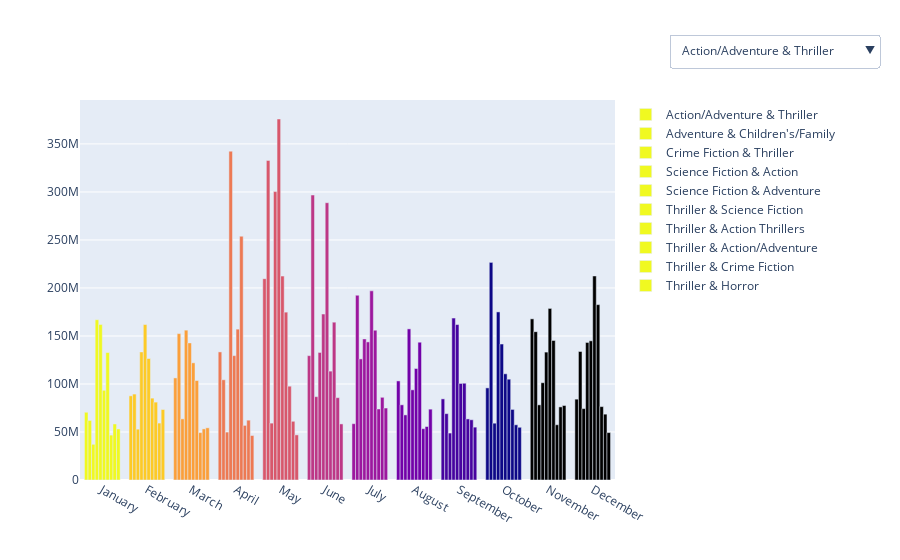

This figure's notebook cell:
### Markdown cell above
Now that we separated the month from the movie release date, we can plot analysis using them :

### Code cell
# Calculate mean revenue for each genre pair
genre_pair_mean_revenue = df_mov1.groupby(['Main_genre', 'Sec_Genre'])['Movie_revenue'].mean().reset_index()

# Merge this mean revenue with the original df_mov1 on 'Main_genre' and 'Sec_Genre'
df_mov1 = df_mov1.merge(genre_pair_mean_revenue, on=['Main_genre', 'Sec_Genre'], suffixes=('', '_mean'))

# Fill NaN values in 'Movie_revenue' with the mean revenue of the genre pairs
df_mov1['Movie_revenue'] = df_mov1['Movie_revenue'].fillna(df_mov1['Movie_revenue_mean'])

# Drop the auxiliary 'Movie_revenue_mean' as it's no longer needed after the NaN values are filled
df_mov1.drop(columns=['Movie_revenue_mean'], inplace=True)

# Drop rows where either 'Main_genre' or 'Secondary_Genre' is NaN
df_genre_pairs = df_mov1.dropna(subset=['Main_genre', 'Sec_Genre'])

# Drop rows where either 'Main_genre' or 'Secondary_Genre' is 'Short Film'
df_genre_pairs = df_genre_pairs[(df_genre_pairs['Main_genre'] != 'Short Film') & (df_genre_pairs['Sec_Genre'] != 'Short Film')]

month_dict = {
    1: "January", 2: "February", 3: "March", 4: "April", 5: "May", 6: "June",
    7: "July", 8: "August", 9: "September", 10: "October", 11: "November", 12: "December"
}

# Create the 'genre_pairs_aggregated' DataFrame with 'count' and 'mean_revenue' as columns
genre_pairs_aggregated = df_genre_pairs.groupby(['Main_genre', 'Sec_Genre']).agg(
    count=('Wiki_ID', 'size'), 
    mean_revenue=('Movie_revenue', 'mean')
).reset_index()

top_10_genre_pairs = genre_pairs_aggregated[genre_pairs_aggregated['count'] >= 150].sort_values(by='mean_revenue', ascending=False).head(10)

# Sort the top_10_genre_pairs list alphabetically by main genre only# 'top_10_genre_pairs' would be a DataFrame here, you need to extract the genre pairs as a list of tuples
top_10_genre_pairs_list = top_10_genre_pairs[['Main_genre', 'Sec_Genre']].values.tolist()

# Then, sort the list of tuples based on the main genre
top_10_genre_pairs_sorted_by_main_genre = sorted(top_10_genre_pairs_list, key=lambda x: x[0])

# Create an empty subplot
fig = make_subplots(rows=1, cols=1, shared_yaxes=True)

# Loop through each of the top 10 genre pairs
for main_genre, secondary_genre in top_10_genre_pairs_sorted_by_main_genre:
    pair_data = df_mov1[(df_mov1['Main_genre'] == main_genre) & (df_mov1['Sec_Genre'] == secondary_genre)]
    month_mean_revenues = pair_data.groupby('Month_of_release')['Movie_revenue'].mean().reset_index()
    month_mean_revenues['Month_of_release'] = month_mean_revenues['Month_of_release'].replace(month_dict)

    trace = go.Bar(x=month_mean_revenues['Month_of_release'],
                   y=month_mean_revenues['Movie_revenue'],
                   name=f"{main_genre} & {secondary_genre}",
                   opacity=1,
                   marker_color=px.colors.sequential.Plasma_r)

    fig.add_trace(trace)

# Create dropdown menu to switch between the sorted genre pairs
dropdown = []
for i, (main_genre, secondary_genre) in enumerate(top_10_genre_pairs_sorted_by_main_genre):
    # Each trace corresponds to a genre pair
    # For each button, only the corresponding trace should be visible
    visibility = [False] * len(top_10_genre_pairs_sorted_by_main_genre)
    visibility[i] = True  # Only the current trace is visible
    
    option = dict(label=f"{main_genre} & {secondary_genre}",
                  method='update',
                  args=[{'visible': visibility},
                        {'title': f'Mean Box Office Revenues by Month of Release for {main_genre} & {secondary_genre}'}])
    dropdown.append(option)

# Update layout with the sorted dropdown
fig.update_layout(
    updatemenus=[dict(
        type='dropdown',
        showactive=True,
        buttons=dropdown,  # Use the sorted dropdown list here
        direction="down",
        pad={"r": 10, "t": 10},
        x=1.1,
        xanchor="left",
        y=1.2,
        yanchor="top"
    )],
    # ... (keep the rest of your layout configuration as is)
)

### Figure 1 — Plotly figure (JSON) as saved in the notebook; plotly's stock layout.template omitted (floating-point values rounded to 4 significant figures)
{"data": [{"marker": {"color": ["#f0f921", "#fdca26", "#fb9f3a", "#ed7953", "#d8576b", "#bd3786", "#9c179e", "#7201a8", "#46039f", "#0d0887"]}, "name": "Action/Adventure & Thriller", "opacity": 1, "type": "bar", "x": ["January", "February", "March", "April", "May", "June", "July", "August", "September", "October", "November", "December"], "y": [70550000.0, 87670000.0, 106300000.0, 133400000.0, 209700000.0, 129500000.0, 58660000.0, 103200000.0, 84480000.0, 95930000.0, 167800000.0, 84210000.0]}, {"marker": {"color": ["#f0f921", "#fdca26", "#fb9f3a", "#ed7953", "#d8576b", "#bd3786", "#9c179e", "#7201a8", "#46039f", "#0d0887"]}, "name": "Adventure & Children's/Family", "opacity": 1, "type": "bar", "x": ["January", "February", "March", "April", "May", "June", "July", "August", "September", "October", "November", "December"], "y": [62050000.0, 89490000.0, 152500000.0, 104400000.0, 332800000.0, 296800000.0, 192400000.0, 78290000.0, 69120000.0, 226600000.0, 154500000.0, 133900000.0]}, {"marker": {"color": ["#f0f921", "#fdca26", "#fb9f3a", "#ed7953", "#d8576b", "#bd3786", "#9c179e", "#7201a8", "#46039f", "#0d0887"]}, "name": "Crime Fiction & Thriller", "opacity": 1, "type": "bar", "x": ["January", "February", "March", "April", "May", "June", "July", "August", "September", "October", "November", "December"], "y": [37190000.0, 52930000.0, 63680000.0, 49900000.0, 59230000.0, 86800000.0, 126100000.0, 67800000.0, 48880000.0, 59160000.0, 78260000.0, 74360000.0]}, {"marker": {"color": ["#f0f921", "#fdca26", "#fb9f3a", "#ed7953", "#d8576b", "#bd3786", "#9c179e", "#7201a8", "#46039f", "#0d0887"]}, "name": "Science Fiction & Action", "opacity": 1, "type": "bar", "x": ["January", "February", "March", "April", "May", "June", "July", "August", "September", "October", "November", "December"], "y": [166900000.0, 133400000.0, 156100000.0, 342500000.0, 300400000.0, 132800000.0, 146900000.0, 157400000.0, 168600000.0, 175100000.0, 101300000.0, 143300000.0]}, {"marker": {"color": ["#f0f921", "#fdca26", "#fb9f3a", "#ed7953", "#d8576b", "#bd3786", "#9c179e", "#7201a8", "#46039f", "#0d0887"]}, "name": "Science Fiction & Adventure", "opacity": 1, "type": "bar", "x": ["January", "February", "March", "April", "May", "June", "July", "August", "September", "October", "November", "December"], "y": [161900000.0, 161900000.0, 142800000.0, 129500000.0, 376000000.0, 172800000.0, 143800000.0, 93920000.0, 161900000.0, 141600000.0, 133200000.0, 144900000.0]}, {"marker": {"color": ["#f0f921", "#fdca26", "#fb9f3a", "#ed7953", "#d8576b", "#bd3786", "#9c179e", "#7201a8", "#46039f", "#0d0887"]}, "name": "Thriller & Science Fiction", "opacity": 1, "type": "bar", "x": ["January", "February", "March", "April", "May", "June", "July", "August", "September", "October", "November", "December"], "y": [93430000.0, 126500000.0, 122000000.0, 157100000.0, 212400000.0, 288800000.0, 197000000.0, 116100000.0, 100500000.0, 110600000.0, 178700000.0, 212500000.0]}, {"marker": {"color": ["#f0f921", "#fdca26", "#fb9f3a", "#ed7953", "#d8576b", "#bd3786", "#9c179e", "#7201a8", "#46039f", "#0d0887"]}, "name": "Thriller & Action Thrillers", "opacity": 1, "type": "bar", "x": ["January", "February", "March", "April", "May", "June", "July", "August", "September", "October", "November", "December"], "y": [132800000.0, 85250000.0, 103600000.0, 253900000.0, 174800000.0, 113400000.0, 156000000.0, 143600000.0, 100800000.0, 105000000.0, 145300000.0, 182600000.0]}, {"marker": {"color": ["#f0f921", "#fdca26", "#fb9f3a", "#ed7953", "#d8576b", "#bd3786", "#9c179e", "#7201a8", "#46039f", "#0d0887"]}, "name": "Thriller & Action/Adventure", "opacity": 1, "type": "bar", "x": ["January", "February", "March", "April", "May", "June", "July", "August", "September", "October", "November", "December"], "y": [46780000.0, 81120000.0, 49350000.0, 56870000.0, 97700000.0, 164400000.0, 73980000.0, 53450000.0, 63620000.0, 73500000.0, 57540000.0, 76440000.0]}, {"marker": {"color": ["#f0f921", "#fdca26", "#fb9f3a", "#ed7953", "#d8576b", "#bd3786", "#9c179e", "#7201a8", "#46039f", "#0d0887"]}, "name": "Thriller & Crime Fiction", "opacity": 1, "type": "bar", "x": ["January", "February", "March", "April", "May", "June", "July", "August", "September", "October", "November", "December"], "y": [58370000.0, 59290000.0, 53230000.0, 62320000.0, 61150000.0, 85750000.0, 86120000.0, 55690000.0, 62730000.0, 57500000.0, 76140000.0, 68580000.0]}, {"marker": {"color": ["#f0f921", "#fdca26", "#fb9f3a", "#ed7953", "#d8576b", "#bd3786", "#9c179e", "#7201a8", "#46039f", "#0d0887"]}, "name": "Thriller & Horror", "opacity": 1, "type": "bar", "x": ["January", "February", "March", "April", "May", "June", "July", "August", "September", "October", "November", "December"], "y": [53180000.0, 73410000.0, 54350000.0, 46320000.0, 46980000.0, 58420000.0, 74950000.0, 73790000.0, 55060000.0, 54910000.0, 77590000.0, 49390000.0]}], "layout": {"autosize": true, "updatemenus": [{"buttons": [{"args": [{"visible": [true, false, false, false, false, false, false, false, false, false]}, {"title": "Mean Box Office Revenues by Month of Release for Action/Adventure & Thriller"}], "label": "Action/Adventure & Thriller", "method": "update"}, {"args": [{"visible": [false, true, false, false, false, false, false, false, false, false]}, {"title": "Mean Box Office Revenues by Month of Release for Adventure & Children's/Family"}], "label": "Adventure & Children's/Family", "method": "update"}, {"args": [{"visible": [false, false, true, false, false, false, false, false, false, false]}, {"title": "Mean Box Office Revenues by Month of Release for Crime Fiction & Thriller"}], "label": "Crime Fiction & Thriller", "method": "update"}, {"args": [{"visible": [false, false, false, true, false, false, false, false, false, false]}, {"title": "Mean Box Office Revenues by Month of Release for Science Fiction & Action"}], "label": "Science Fiction & Action", "method": "update"}, {"args": [{"visible": [false, false, false, false, true, false, false, false, false, false]}, {"title": "Mean Box Office Revenues by Month of Release for Science Fiction & Adventure"}], "label": "Science Fiction & Adventure", "method": "update"}, {"args": [{"visible": [false, false, false, false, false, true, false, false, false, false]}, {"title": "Mean Box Office Revenues by Month of Release for Thriller & Science Fiction"}], "label": "Thriller & Science Fiction", "method": "update"}, {"args": [{"visible": [false, false, false, false, false, false, true, false, false, false]}, {"title": "Mean Box Office Revenues by Month of Release for Thriller & Action Thrillers"}], "label": "Thriller & Action Thrillers", "method": "update"}, {"args": [{"visible": [false, false, false, false, false, false, false, true, false, false]}, {"title": "Mean Box Office Revenues by Month of Release for Thriller & Action/Adventure"}], "label": "Thriller & Action/Adventure", "method": "update"}, {"args": [{"visible": [false, false, false, false, false, false, false, false, true, false]}, {"title": "Mean Box Office Revenues by Month of Release for Thriller & Crime Fiction"}], "label": "Thriller & Crime Fiction", "method": "update"}, {"args": [{"visible": [false, false, false, false, false, false, false, false, false, true]}, {"title": "Mean Box Office Revenues by Month of Release for Thriller & Horror"}], "label": "Thriller & Horror", "method": "update"}], "direction": "down", "pad": {"r": 10, "t": 10}, "showactive": true, "type": "dropdown", "x": 1.1, "xanchor": "left", "y": 1.2, "yanchor": "top"}], "xaxis": {"anchor": "y", "autorange": true, "domain": [0, 1], "range": [-0.5, 11.5], "type": "category"}, "yaxis": {"anchor": "x", "autorange": true, "domain": [0, 1], "range": [0, 395800000.0], "type": "linear"}}}
